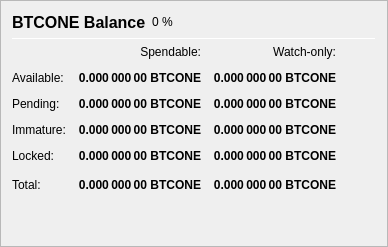
                   <widget class="QFrame" name="frame_Balances">
                    <property name="frameShape">
                     <enum>QFrame::StyledPanel</enum>
                    </property>
                    <property name="frameShadow">
                     <enum>QFrame::Raised</enum>
                    </property>
                    <layout class="QVBoxLayout" name="verticalLayout_4">
                     <item>
                      <layout class="QHBoxLayout" name="horizontalLayout_4">
                       <item>
                        <widget class="QLabel" name="label_5">
                         <property name="minimumSize">
                          <size>
                           <width>0</width>
                           <height>20</height>
                          </size>
                         </property>
                         <property name="font">
                          <font>
                           <pointsize>12</pointsize>
                           <weight>75</weight>
                           <bold>true</bold>
                          </font>
                         </property>
                         <property name="text">
                          <string>BTCONE Balance</string>
                         </property>
                        </widget>
                       </item>
                       <item>
                        <widget class="QLabel" name="labelBTCONEPercent">
                         <property name="text">
                          <string notr="true">0 %</string>
                         </property>
                        </widget>
                       </item>
                       <item>
                        <spacer name="horizontalSpacer_3">
                         <property name="orientation">
                          <enum>Qt::Horizontal</enum>
                         </property>
                         <property name="sizeHint" stdset="0">
                          <size>
                           <width>40</width>
                           <height>20</height>
                          </size>
                         </property>
                        </spacer>
                       </item>
                      </layout>
                     </item>
                     <item>
                      <widget class="Line" name="line_Balance">
                       <property name="minimumSize">
                        <size>
                         <width>0</width>
                         <height>1</height>
                        </size>
                       </property>
                       <property name="maximumSize">
                        <size>
                         <width>16777215</width>
                         <height>1</height>
                        </size>
                       </property>
                       <property name="orientation">
                        <enum>Qt::Horizontal</enum>
                       </property>
                      </widget>
                     </item>
                     <item>
                      <layout class="QGridLayout" name="gridLayout">
                       <property name="spacing">
                        <number>12</number>
                       </property>
                       <item row="0" column="1">
                        <widget class="QLabel" name="labelSpendable">
                         <property name="text">
                          <string>Spendable:</string>
                         </property>
                         <property name="alignment">
                          <set>Qt::AlignRight|Qt::AlignTrailing|Qt::AlignVCenter</set>
                         </property>
                        </widget>
                       </item>
                       <item row="0" column="2">
                        <widget class="QLabel" name="labelWatchonly">
                         <property name="text">
                          <string>Watch-only:</string>
                         </property>
                         <property name="alignment">
                          <set>Qt::AlignRight|Qt::AlignTrailing|Qt::AlignVCenter</set>
                         </property>
                        </widget>
                       </item>
                       <item row="1" column="0">
                        <widget class="QLabel" name="labelBalanceText">
                         <property name="text">
                          <string>Available:</string>
                         </property>
                        </widget>
                       </item>
                       <item row="1" column="1">
                        <widget class="QLabel" name="labelBalance">
                         <property name="font">
                          <font>
                           <weight>75</weight>
                           <bold>true</bold>
                          </font>
                         </property>
                         <property name="cursor">
                          <cursorShape>IBeamCursor</cursorShape>
                         </property>
                         <property name="toolTip">
                          <string>Your current spendable balance</string>
                         </property>
                         <property name="text">
                          <string notr="true">0.000 000 00 BTCONE</string>
                         </property>
                         <property name="alignment">
                          <set>Qt::AlignRight|Qt::AlignTrailing|Qt::AlignVCenter</set>
                         </property>
                         <property name="textInteractionFlags">
                          <set>Qt::LinksAccessibleByMouse|Qt::TextSelectableByKeyboard|Qt::TextSelectableByMouse</set>
                         </property>
                        </widget>
                       </item>
                       <item row="1" column="2">
                        <widget class="QLabel" name="labelWatchAvailable">
                         <property name="font">
                          <font>
                           <weight>75</weight>
                           <bold>true</bold>
                          </font>
                         </property>
                         <property name="cursor">
                          <cursorShape>IBeamCursor</cursorShape>
                         </property>
                         <property name="toolTip">
                          <string>Your current balance in watch-only addresses</string>
                         </property>
                         <property name="text">
                          <string notr="true">0.000 000 00 BTCONE</string>
                         </property>
                         <property name="alignment">
                          <set>Qt::AlignRight|Qt::AlignTrailing|Qt::AlignVCenter</set>
                         </property>
                         <property name="textInteractionFlags">
                          <set>Qt::LinksAccessibleByMouse|Qt::TextSelectableByKeyboard|Qt::TextSelectableByMouse</set>
                         </property>
                        </widget>
                       </item>
                       <item row="2" column="0">
                        <widget class="QLabel" name="labelPendingText">
                         <property name="text">
                          <string>Pending:</string>
                         </property>
                        </widget>
                       </item>
                       <item row="2" column="1">
                        <widget class="QLabel" name="labelUnconfirmed">
                         <property name="font">
                          <font>
                           <weight>75</weight>
                           <bold>true</bold>
                          </font>
                         </property>
                         <property name="cursor">
                          <cursorShape>IBeamCursor</cursorShape>
                         </property>
                         <property name="toolTip">
                          <string>Total of transactions that have yet to be confirmed, and do not yet count toward the spendable balance</string>
                         </property>
                         <property name="text">
                          <string notr="true">0.000 000 00 BTCONE</string>
                         </property>
                         <property name="alignment">
                          <set>Qt::AlignRight|Qt::AlignTrailing|Qt::AlignVCenter</set>
                         </property>
                         <property name="textInteractionFlags">
                          <set>Qt::LinksAccessibleByMouse|Qt::TextSelectableByKeyboard|Qt::TextSelectableByMouse</set>
                         </property>
                        </widget>
                       </item>
                       <item row="2" column="2">
                        <widget class="QLabel" name="labelWatchPending">
                         <property name="font">
                          <font>
                           <weight>75</weight>
                           <bold>true</bold>
                          </font>
                         </property>
                         <property name="cursor">
                          <cursorShape>IBeamCursor</cursorShape>
                         </property>
                         <property name="toolTip">
                          <string>Unconfirmed transactions to watch-only addresses</string>
                         </property>
                         <property name="text">
                          <string notr="true">0.000 000 00 BTCONE</string>
                         </property>
                         <property name="alignment">
                          <set>Qt::AlignRight|Qt::AlignTrailing|Qt::AlignVCenter</set>
                         </property>
                         <property name="textInteractionFlags">
                          <set>Qt::LinksAccessibleByMouse|Qt::TextSelectableByKeyboard|Qt::TextSelectableByMouse</set>
                         </property>
                        </widget>
                       </item>
                       <item row="3" column="0">
                        <widget class="QLabel" name="labelImmatureText">
                         <property name="text">
                          <string>Immature:</string>
                         </property>
                        </widget>
                       </item>
                       <item row="3" column="1">
                        <widget class="QLabel" name="labelImmature">
                         <property name="font">
                          <font>
                           <weight>75</weight>
                           <bold>true</bold>
                          </font>
                         </property>
                         <property name="cursor">
                          <cursorShape>IBeamCursor</cursorShape>
                         </property>
                         <property name="toolTip">
                          <string>Staked or masternode rewards that has not yet matured</string>
                         </property>
                         <property name="text">
                          <string notr="true">0.000 000 00 BTCONE</string>
                         </property>
                         <property name="alignment">
                          <set>Qt::AlignRight|Qt::AlignTrailing|Qt::AlignVCenter</set>
                         </property>
                         <property name="textInteractionFlags">
                          <set>Qt::LinksAccessibleByMouse|Qt::TextSelectableByKeyboard|Qt::TextSelectableByMouse</set>
                         </property>
                        </widget>
                       </item>
                       <item row="3" column="2">
                        <widget class="QLabel" name="labelWatchImmature">
                         <property name="font">
                          <font>
                           <weight>75</weight>
                           <bold>true</bold>
                          </font>
                         </property>
                         <property name="cursor">
                          <cursorShape>IBeamCursor</cursorShape>
                         </property>
                         <property name="toolTip">
                          <string>Staked or masternode rewards in watch-only addresses that has not yet matured</string>
                         </property>
                         <property name="text">
                          <string notr="true">0.000 000 00 BTCONE</string>
                         </property>
                         <property name="alignment">
                          <set>Qt::AlignRight|Qt::AlignTrailing|Qt::AlignVCenter</set>
                         </property>
                         <property name="textInteractionFlags">
                          <set>Qt::LinksAccessibleByMouse|Qt::TextSelectableByKeyboard|Qt::TextSelectableByMouse</set>
                         </property>
                        </widget>
                       </item>
                       <item row="4" column="0">
                        <widget class="QLabel" name="labelLockedBalanceText">
                         <property name="toolTip">
                          <string>Locked BTCONE or Masternode collaterals. These are excluded from zBTCONE minting.</string>
                         </property>
                         <property name="text">
                          <string>Locked:</string>
                         </property>
                        </widget>
                       </item>
                       <item row="4" column="1">
                        <widget class="QLabel" name="labelLockedBalance">
                         <property name="font">
                          <font>
                           <weight>75</weight>
                           <bold>true</bold>
                          </font>
                         </property>
                         <property name="cursor">
                          <cursorShape>IBeamCursor</cursorShape>
                         </property>
                         <property name="toolTip">
                          <string>Locked BTCONE or Masternode collaterals. These are excluded from zBTCONE minting.</string>
                         </property>
                         <property name="text">
                          <string notr="true">0.000 000 00 BTCONE</string>
                         </property>
                         <property name="alignment">
                          <set>Qt::AlignRight|Qt::AlignTrailing|Qt::AlignVCenter</set>
                         </property>
                         <property name="textInteractionFlags">
                          <set>Qt::LinksAccessibleByMouse|Qt::TextSelectableByKeyboard|Qt::TextSelectableByMouse</set>
                         </property>
                        </widget>
                       </item>
                       <item row="4" column="2">
                        <widget class="QLabel" name="labelWatchLocked">
                         <property name="font">
                          <font>
                           <weight>75</weight>
                           <bold>true</bold>
                          </font>
                         </property>
                         <property name="cursor">
                          <cursorShape>IBeamCursor</cursorShape>
                         </property>
                         <property name="toolTip">
                          <string>Current locked balance in watch-only addresses</string>
                         </property>
                         <property name="text">
                          <string notr="true">0.000 000 00 BTCONE</string>
                         </property>
                         <property name="alignment">
                          <set>Qt::AlignRight|Qt::AlignTrailing|Qt::AlignVCenter</set>
                         </property>
                         <property name="textInteractionFlags">
                          <set>Qt::LinksAccessibleByMouse|Qt::TextSelectableByKeyboard|Qt::TextSelectableByMouse</set>
                         </property>
                        </widget>
                       </item>
                       <item row="5" column="0">
                        <widget class="QLabel" name="labelTotalText">
                         <property name="toolTip">
                          <string>Your current BTCONE balance, unconfirmed and immature transactions included</string>
                         </property>
                         <property name="text">
                          <string>Total:</string>
                         </property>
                        </widget>
                       </item>
                       <item row="5" column="1">
                        <widget class="QLabel" name="labelTotal">
                         <property name="font">
                          <font>
                           <weight>75</weight>
                           <bold>true</bold>
                          </font>
                         </property>
                         <property name="cursor">
                          <cursorShape>IBeamCursor</cursorShape>
                         </property>
                         <property name="toolTip">
                          <string>Your current BTCONE balance, unconfirmed and immature transactions included</string>
                         </property>
                         <property name="text">
                          <string notr="true">0.000 000 00 BTCONE</string>
                         </property>
                         <property name="alignment">
                          <set>Qt::AlignRight|Qt::AlignTrailing|Qt::AlignVCenter</set>
                         </property>
                         <property name="textInteractionFlags">
                          <set>Qt::LinksAccessibleByMouse|Qt::TextSelectableByKeyboard|Qt::TextSelectableByMouse</set>
                         </property>
                        </widget>
                       </item>
                       <item row="5" column="2">
                        <widget class="QLabel" name="labelWatchTotal">
                         <property name="font">
                          <font>
                           <weight>75</weight>
                           <bold>true</bold>
                          </font>
                         </property>
                         <property name="cursor">
                          <cursorShape>IBeamCursor</cursorShape>
                         </property>
                         <property name="toolTip">
                          <string>Current total balance in watch-only addresses</string>
                         </property>
                         <property name="text">
                          <string notr="true">0.000 000 00 BTCONE</string>
                         </property>
                         <property name="alignment">
                          <set>Qt::AlignRight|Qt::AlignTrailing|Qt::AlignVCenter</set>
                         </property>
                         <property name="textInteractionFlags">
                          <set>Qt::LinksAccessibleByMouse|Qt::TextSelectableByKeyboard|Qt::TextSelectableByMouse</set>
                         </property>
                        </widget>
                       </item>
                       <item row="5" column="3">
                        <spacer name="horizontalSpacer_9">
                         <property name="orientation">
                          <enum>Qt::Horizontal</enum>
                         </property>
                         <property name="sizeHint" stdset="0">
                          <size>
                           <width>40</width>
                           <height>20</height>
                          </size>
                         </property>
                        </spacer>
                       </item>
                      </layout>
                     </item>
                     <item>
                      <spacer name="verticalSpacer_3">
                       <property name="orientation">
                        <enum>Qt::Vertical</enum>
                       </property>
                       <property name="sizeHint" stdset="0">
                        <size>
                         <width>20</width>
                         <height>40</height>
                        </size>
                       </property>
                      </spacer>
                     </item>
                    </layout>
                   </widget>
